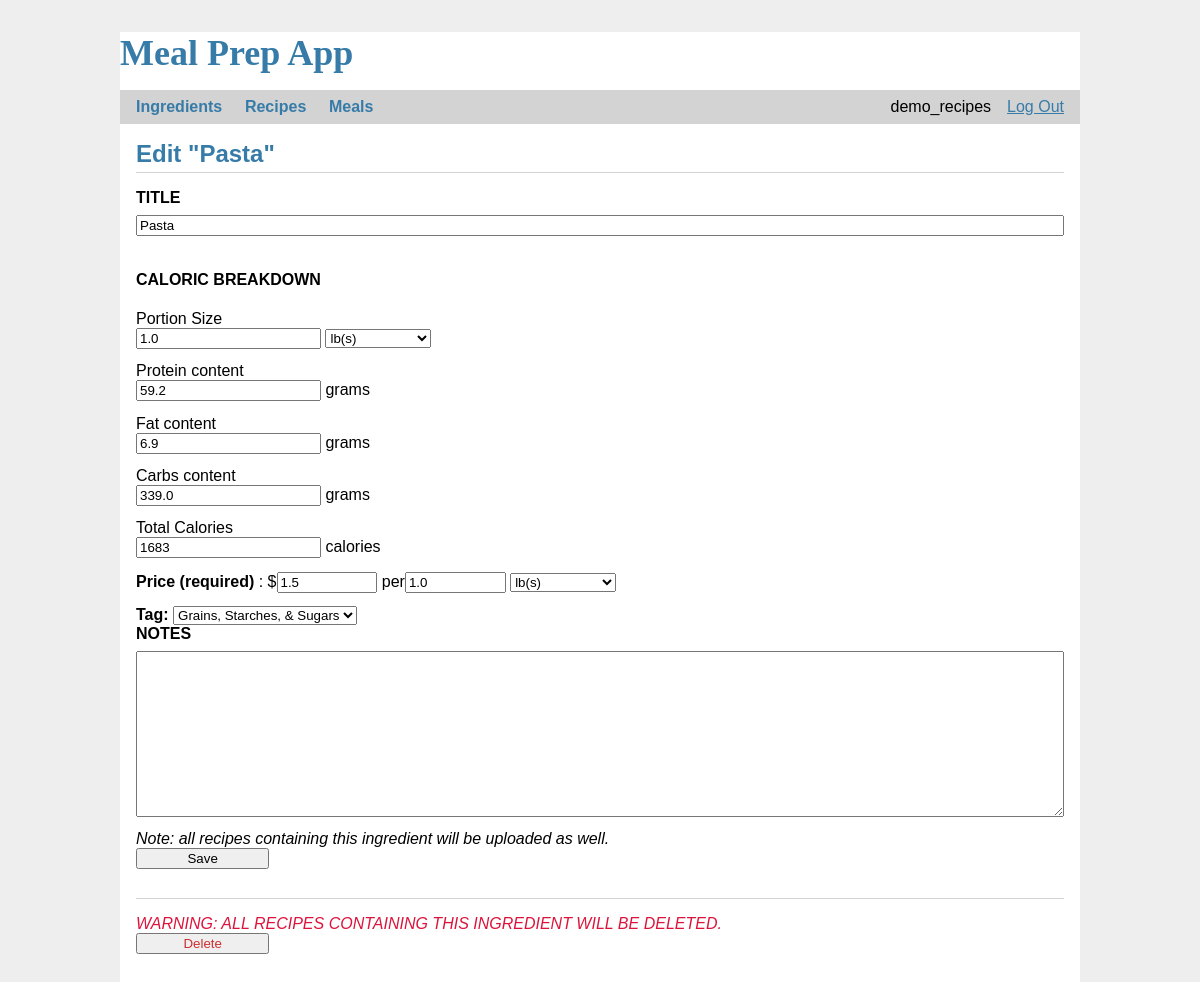
The page /ingredients/pasta/update (signed in) on the database its author committed.
### tables this page shows
CREATE TABLE user (
  id INTEGER PRIMARY KEY AUTOINCREMENT,
  username TEXT UNIQUE NOT NULL,
  password TEXT NOT NULL
);

CREATE TABLE ingredient (
  id INTEGER PRIMARY KEY,
  name TEXT NOT NULL UNIQUE,
  name_key TEXT NOT NULL UNIQUE, --no whitespace, lowercase
  portion_size FLOAT(2) NOT NULL,
  portion_size_unit TEXT CHECK ( portion_size_unit in ('g', 'kg', 'oz', 'lb', 'cup', 'ml', 'l', 'gal', 'T', 't', 'in', 'unit') ) NOT NULL,
  portion_converted FLOAT(2) NOT NULL, --will be only in grams or in mls
  protein FLOAT(1) NOT NULL,
  fat FLOAT(1) NOT NULL,
  carbs FLOAT(1) NOT NULL,
  calories INT NOT NULL,
  price INT, --this is in cents to avoid float representation issues
  price_size FLOAT(2), --{{1.5}} in i.5lb bag for instance
  price_size_unit TEXT CHECK ( portion_size_unit in ('g', 'kg', 'oz', 'lb', 'cup', 'ml', 'l', 'gal', 'T', 't', 'in', 'unit') ),
  price_converted FLOAT(2), --price converted to g or ml
  tag TEXT CHECK (tag in ('carbs', 'fats', 'proteins', 'vegetables', 'legumes', 'fruit', 'nuts', 'sauces', 'dairy', 'spices', 'others')),
  notes TEXT
);

### app/routers/ingredients.py (the view, shortened to what this page needs)
@bp.route('/<name_key>/update', methods=('GET', 'POST'))
@login_required
def update(name_key):
    ingredient = get_ing(name_key)
    return render_template('ingredients/update.html', ingredient=ingredient, units=__units__, tags=__tags__)

### app/db.py (called while the page is built)
def get_db():
    if "db" not in g:
        g.db = sqlite3.connect(
            current_app.config["DATABASE"], detect_types=sqlite3.PARSE_DECLTYPES
        )
        g.db.row_factory = sqlite3.Row
    return g.db

### app/helpers.py (called while the page is built)
def get_ing(name_key):
    ing = get_db().execute('SELECT * FROM ingredient WHERE name_key = ?', (name_key,)).fetchone()
    if ing is None:
        abort(404, f"{name_key} is not in the Ingredient table.")
    return ing

### app/routers/auth.py (called while the page is built)
def login_required(view):
    @functools.wraps(view)
    def wrapped_view(**kwargs):
        if g.user is None:
            return redirect(url_for("auth.login"))
        return view(**kwargs)
    return wrapped_view

@bp.before_app_request
def load_logged_in_user():
    user_id = session.get("user_id")
    if user_id is None:
        g.user = None
    else:
        g.user = (
            get_db().execute("SELECT * FROM user WHERE id = ?", (user_id,)).fetchone()
        )

### app/templates/ingredients/update.html (shortened to what this page needs)
{% extends 'base.html' %}
{% block header %}
    <h1>{% block title %}Edit "{{ ingredient['name'] }}"{% endblock %}</h1>
{% endblock %}
{% block content %}
    <form method="post">
        <label for="name">TITLE</label>
        <input name="name" id="name" value="{{ ingredient['name'] }}" required>
        <h4>CALORIC BREAKDOWN</h4>
        Portion Size
        <div>
            <input name="portion_size" type="number" min=".01" step=".01" id="portion_size"
                   value="{{ ingredient['portion_size'] }}" required>
            <select name="portion_size_unit" id="portion_size_unit" value="{{ ingredient['portion_size_unit'] }}"
                    required>
                {% for unit in units %}
                    {% if ingredient['portion_size_unit'] == unit %}
                        <option value={{ unit }} selected="selected">
                            {% if unit == "g" %} Gram(s)
                            {% elif unit == "kg" %} Kilogram(s)
                            {% elif unit == "oz" %} Ounce(s)
                            {% elif unit == "cup" %} Cup(s)
                            {% elif unit == "ml" %} Milliliter(s)
                            {% elif unit == "l" %} Liter(s)
                            {% elif unit == "gal" %} Gallon(s)
                            {% elif unit == "in" %} Inch(es)
                            {% elif unit == "T" %} Tablespoon(s)
                            {% elif unit == "t" %} Teaspoons(s)
                            {% elif unit == "unit" %} Unit(s)
                            {% else %} {{ unit }}(s)
                            {% endif %}
                        </option>
                    {% endif %}
                {% endfor %}
            </select>
        </div>
        Protein content
        <div>
            <input name="protein" type="number" step=".1" id="protein" value="{{ ingredient['protein'] }}" required>
            grams
        </div>
        Fat content
        <div>
            <input name="fat" type="number" step=".1" id="fat" value="{{ ingredient['fat'] }}" required> grams
        </div>
        Carbs content
        <div>
            <input name="carbs" type="number" step=".1" id="carbs" value="{{ ingredient['carbs'] }}" required> grams
        </div>
        Total Calories
        <div>
            <input name="calories" type="number" id="calories" value="{{ ingredient['calories'] }}" required> calories
        </div>
        <div>
            <b>Price (required) </b>:
            $<input style="width: 10%" min=0 name="price" type="number" step=".01" id="price"
                    value="{{ ingredient['price']/100 }}">
            per<input style="width: 10%" min=0 name="price_size" type="number" id="price_size"
                      value="{{ ingredient['price_size'] }}">
            <select name="price_size_unit" id="price_size_unit" required>
                {% for unit in units %}
                    {% if ingredient['price_size_unit'] == unit %}
                        <option value={{ unit }} selected="selected">
                            {% if unit == "g" %} Gram(s)
                            {% elif unit == "kg" %} Kilogram(s)
                            {% elif unit == "oz" %} Ounce(s)
                            {% elif unit == "cup" %} Cup(s)
                            {% elif unit == "ml" %} Milliliter(s)
                            {% elif unit == "l" %} Liter(s)
                            {% elif unit == "gal" %} Gallon(s)
                            {% elif unit == "in" %} Inch(es)
                            {% elif unit == "T" %} Tablespoon(s)
                            {% elif unit == "t" %} Teaspoons(s)
                            {% elif unit == "unit" %} Unit(s)
                            {% else %} {{ unit }}(s)
                            {% endif %}
                        </option>
                    {% endif %}
                {% endfor %}
            </select>
        </div>
        <div>
            <b>Tag:</b>
            <select name="tag" id="tag" required>
                {% for tag in tags %}
                    {% if ingredient['tag'] == tag %}
                        <option value={{ tag }} selected="selected">
                            {% if tag == "carbs" %} Grains, Starches, & Sugars
                            {% elif tag == "fats" %} Fats, Oils, & Spreads
                            {% elif tag == "proteins" %} Proteins
                            {% elif tag == "vegetables" %} Veggies
                            {% elif tag == "legumes" %} Legumes
                            {% elif tag == "fruit" %} Fruits
                            {% elif tag == "nuts" %} Nuts & Seeds
                            {% elif tag == "sauces" %} Sauces and Condiments
                            {% elif tag == "dairy" %} Dairy
                            {% elif tag == "spices" %} Spices
                            {% else %} Others
                            {% endif %}
                        </option>
                    {% endif %}
                {% endfor %}
            </select>
        </div>
        <label for="notes">NOTES</label>
        <textarea class="notes" name="notes" id="notes">{{ ingredient['notes'] }}</textarea>
        <em>Note: all recipes containing this ingredient will be uploaded as well.</em>
        <input type="submit" value="Save">
    </form>
    <hr>
    <form action="{{ url_for('ingredients.delete', name_key=ingredient['name_key']) }}" method="post">
        <em style="color: crimson">WARNING: ALL RECIPES CONTAINING THIS INGREDIENT WILL BE DELETED.</em>
        <input class="danger" type="submit" value="Delete"
               onclick="return confirm('ALL RECIPES CONTAINING THIS INGREDIENT WILL BE DELETED. \n \n Are you sure?');">
    </form>
{% endblock %}

### app/templates/base.html (shortened to what this page needs)
<!doctype html>
<link rel="stylesheet" href="{{ url_for('static', filename='style.css') }}">
<link href="https://cdn.jsdelivr.net/npm/select2@4.0.12/dist/css/select2.min.css" rel="stylesheet"/>
<h1 style="color: #377ba8; font-size: 36px; font-family: 'Calisto MT'">Meal Prep App</h1>
<nav>
    <h1>
        <div class="dropdown">
            <button class="dropbtn">Ingredients</button>
        </div>
        <div class="dropdown">
            <button class="dropbtn">Recipes</button>
        </div>
        <div class="dropdown">
            <button class="dropbtn">Meals</button>
        </div>
    </h1>
    <ul>
        {% if g.user %}
            <li><span>{{ g.user['username'] }}</span>
            <li><a href="{{ url_for('auth.logout') }}">Log Out</a>
                {% else %}
            <li><a href="{{ url_for('auth.register') }}">Register</a>
            <li><a href="{{ url_for('auth.login') }}">Log In</a>
        {% endif %}
    </ul>
</nav>
<section class="content">
    <header>
        {% block header %}{% endblock %}
    </header>
    {% block content %}{% endblock %}
</section>

### app/static/style.css (style rules this page uses)
h1 { font-family: Verdana, sans-serif; color: #377ba8; margin: 1rem 0; }
a { color: #377ba8; }
hr { border: none; border-top: 1px solid lightgray; }
nav { background: lightgray; display: flex; align-items: center; padding: 0 0.5rem; }
nav h1 { flex: auto; margin: 0; }
nav ul { display: flex; list-style: none; margin: 0; padding: 0; }
nav ul li a, nav ul li span, header .action { display: block; padding: 0.5rem; }
.content { padding: 0 1rem 1rem; }
.content > header { border-bottom: 1px solid lightgray; display: flex; align-items: flex-end; }
.content > header h1 { flex: auto; margin: 1rem 0 0.25rem 0; }
.content form { margin: 1em 0; display: flex; flex-direction: column; }
.content label { font-weight: bold; margin-bottom: 0.5em; }
.content input, .content textarea { margin-bottom: 1em; }
.content textarea { min-height: 12em; resize: vertical; }
input.danger { color: #cc2f2e; }
input[type=submit] { align-self: start; min-width: 10em; }
.dropbtn { background-color: lightgray; font-family: Georgia, sans-serif; color: #377ba8; padding: 8px; font-size: 16px; font-weight: bold; border: none; }
.dropdown { position: relative; display: inline-block; }

### rows shown on the page
user: user.username "demo_recipes"
ingredient: name "Pasta", portion_size "1.0", portion_size_unit "lb(s)", protein "59.2", fat "6.9", carbs "339.0", calories "1683", price "1.5", price_size "1.0", price_size_unit "lb(s)", tag "Grains, Starches, & Sugars"
